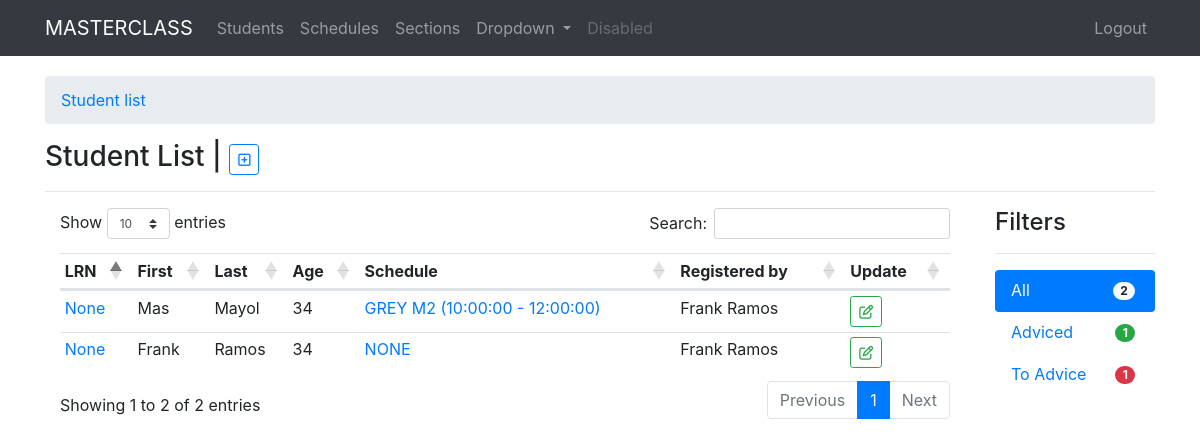
The app's page / (signed in), older data.
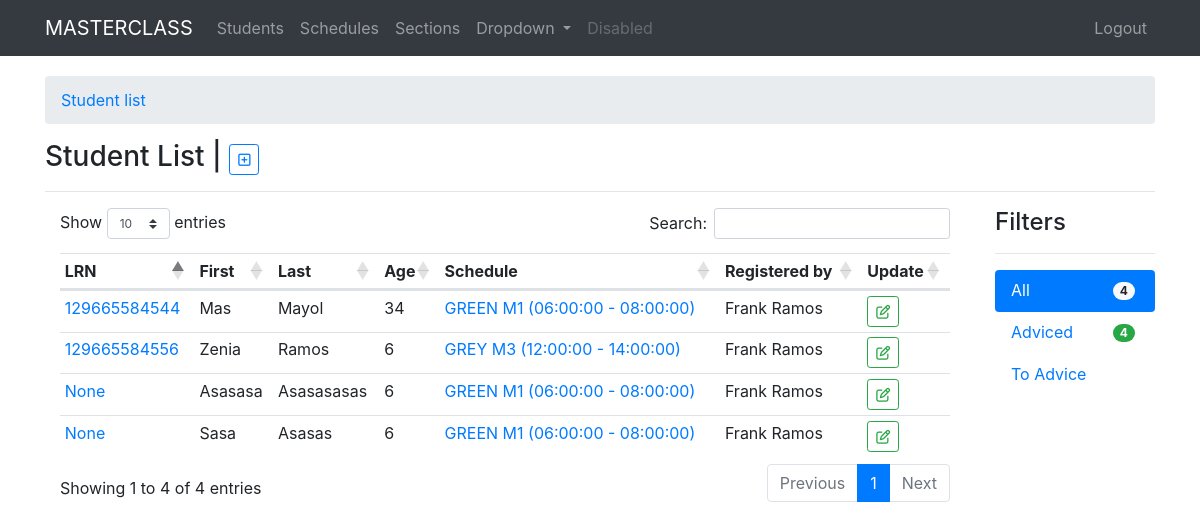
The same page, newer data.
### students/models.py (models this page shows, shortened)
class StudentName(models.Model):
    user = models.ForeignKey(User, on_delete=models.CASCADE, default=1)
    lrn = models.CharField(max_length=12, unique=True, blank=True, null=True)
    first_name = models.CharField(max_length=120)
    last_name = models.CharField(max_length=120)
    middle_name = models.CharField(max_length=120, blank=True)
    extension_name = models.CharField(max_length=10, blank=True)
    GENDER = [
    ('M', 'MALE'),
    ('F', 'FEMALE'),
    ]
    gender = models.CharField(max_length=6, choices=GENDER, blank=True, null=True)
    birth_date = models.DateField()
    school_status = models.ForeignKey(SchoolStatus, on_delete=models.CASCADE, verbose_name='schooling status', blank=True, null=True)
    schedule = models.ForeignKey(Schedule, on_delete=models.CASCADE, blank=True, null=True)
    advice = models.BooleanField(default=False)
    remarks = models.TextField(blank=True, null=True)
    image = models.ImageField(upload_to=user_directory_path, blank=True, null=True)
    timestamp = models.DateTimeField(auto_now_add=True)
    updated = models.DateTimeField(auto_now=True)
    class Meta:
        ordering = ['-timestamp',]
    def calculate_age(self):
        today = date.today()
        born = self.birth_date
        age = today.year - born.year - ((today.month, today.day) < (born.month, born.day))
        return age

### schedules/models.py (models this page shows, shortened)
class Schedule(models.Model):
    section = models.ForeignKey(Section, on_delete=models.CASCADE, blank=True, null=True)
    schedule_name = models.CharField(max_length=120, blank=True)
    start_time = models.TimeField()
    end_time = models.TimeField()
    def __str__(self):
        sched = "%s - %s"%(str(self.start_time),str(self.end_time))
        return "%s %s (%s)"%(self.section,self.schedule_name, sched)

### sections/models.py (models this page shows)
class Section(models.Model):
    adviser = models.ForeignKey(User, on_delete=models.CASCADE, default=1)
    section_name = models.CharField(max_length=120, unique=True)
    grade_level = models.CharField(max_length=60, choices=GRADE_LEVEL, blank=True,null=True)
    max_number = models.IntegerField(verbose_name="maximum number of students", default=0)
    student_counter = models.IntegerField(default=0)
    date_created = models.DateField(auto_now_add=True)
    date_updated = models.DateField(auto_now=True)
    def __str__(self):
        return self.section_name

### students/views.py (the view)
# urls.py: path('', views.my_list, name='list'),
@login_required()
def my_list(request):
	student_list = StudentName.objects.all()
	student_adviced = StudentName.objects.filter(advice=True)
	student_adviced_count = StudentName.objects.filter(advice=True).count()
	student_toadviced = StudentName.objects.filter(advice=False)
	student_toadviced_count = StudentName.objects.filter(advice=False).count()
	student_count = StudentName.objects.all().count()
	context = {
		"title": "my students",
		"studentlist": student_list,
		"studentadviced": student_adviced,
		"studenttoadviced": student_toadviced,
		"studentcount": student_count,
		"toadvicecount": student_toadviced_count,
		"studentadvicedcount": student_adviced_count,
	}
	return render(request, "students/student_list.html", context)

### templates/students/student_list.html (shortened to what this page needs)
{% extends 'base.html' %}
{% block content %}
<nav aria-label="breadcrumb">
  <ol class="breadcrumb">
    <li class="breadcrumb-item"><a href="{%url 'student:list'%}">Student list</a></li>
  </ol>
</nav>
<h3>{% if request.user.is_superuser %}Student List | <small class="text-muted"><a href="{%url 'student:add'%}" type="button" class="btn btn-outline-primary btn-sm myTooltip" data-toggle="tooltip" data-placement="right" title="Add student"><i class="far fa-plus-square"></i></a></small>{% else %} {{title|title}} {% endif %}</h3>
<hr>
{% if request.user.is_authenticated %}
  {% if request.user.is_superuser %}
  <div class="row">
    <div class="col-sm-10">
      <div class="tab-content" id="v-pills-tabContent">
        <div class="tab-pane fade show active" id="v-pills-home" role="tabpanel" aria-labelledby="v-pills-home-tab">
          <div class="col-sm-12">
            <table class="table table-hover table-sm myTable">
              <thead>
                <tr>
                  <th scope="col">LRN</th>
                  <th scope="col">First</th>
                  <th scope="col">Last</th>
                  <th scope="col">Age</th>
                  <th scope="col">Schedule</th>
                  <th scope="col">Registered by</th>
                  <th scope="col">Update</th>
                </tr>
              </thead>
              <tbody>
                {% for st in studentlist %}
                <tr>
                  <td><a href="{% url 'student:detail' pk=st.id %}" data-toggle="tooltip" data-placement="left" title="Student details" class="myTooltip">{{st.lrn}}</a></td>
                  <td>{{st.first_name|title}}</td>
                  <td>{{st.last_name|title}}</td>
                  <td>{{st.calculate_age}}</td>
                  <td><a href="{% url 'student:schedule' pk=st.id %}">{{st.schedule|upper}}</a></td>
                  <td>{{st.user.get_full_name|title}}</td>
                  <td><a href="{% if not st.schedule.section %}{%url 'student:schedule' pk=st.id%}{%else%}{% url 'student:update' pk=st.id %}{%endif%}" class="btn btn-outline-success btn-sm"><i class="far fa-edit"></i></a></td>
                </tr>
                {% endfor %}
              </tbody>
            </table>
          </div>
        </div>
      </div>
    </div>
    <div class="col-sm-2">
      <h4>Filters</h4>
      <hr>
      <div class="nav flex-column nav-pills" id="v-pills-tab" role="tablist" aria-orientation="vertical">
        <a class="nav-link active" id="v-pills-home-tab" data-toggle="pill" href="#v-pills-home" role="tab" aria-controls="v-pills-home" aria-selected="true">All <span class="badge badge-pill badge-light float-right m-1">{{studentcount}}</span></a>
        <a class="nav-link" id="v-pills-profile-tab" data-toggle="pill" href="#v-pills-profile" role="tab" aria-controls="v-pills-profile" aria-selected="false">Adviced <span class="badge badge-pill badge-success float-right m-1">{{studentadvicedcount}}</span></a>
        <a class="nav-link" id="v-pills-messages-tab" data-toggle="pill" href="#v-pills-messages" role="tab" aria-controls="v-pills-messages" aria-selected="false">To Advice {% if toadvicecount %}<span class="badge badge-pill badge-danger float-right m-1">{{toadvicecount}}{% endif %}</span></a>
      </div>
    </div>
  </div>
  {% endif %}
{% else %}
No data to display!
{% endif %}
{% endblock %}

### templates/base.html (shortened to what this page needs)
{% load static %}
<!doctype html>
<html lang="en">
  <head>
    <link rel="stylesheet" href="https://cdnjs.cloudflare.com/ajax/libs/twitter-bootstrap/4.1.3/css/bootstrap.css">
    <link rel="stylesheet" href="https://cdn.datatables.net/1.10.20/css/dataTables.bootstrap4.min.css">
  </head>
  <body>
    <nav class="navbar navbar-expand-lg navbar-dark bg-dark">
      <div class="container">
        <a class="navbar-brand" href="{% url 'student:list' %}">MASTERCLASS</a>
        <div class="collapse navbar-collapse" id="navbarSupportedContent">
            <ul class="navbar-nav mr-auto">
              <li class="nav-item">
                <a class="nav-link" href="{% url 'student:list' %}">Students <span class="sr-only">(current)</span></a>
              </li>
              <li class="nav-item">
                <a class="nav-link" href="{% url 'schedule:list' %}">Schedules</a>
              </li>
              <li class="nav-item">
                <a class="nav-link" href="{% url 'section:list' %}">Sections</a>
              </li>
              <li class="nav-item dropdown">
                <a class="nav-link dropdown-toggle" href="#" id="navbarDropdown" role="button" data-toggle="dropdown" aria-haspopup="true" aria-expanded="false">
                  Dropdown
                </a>
              </li>
              <li class="nav-item">
                <a class="nav-link disabled" href="#" tabindex="-1" aria-disabled="true">Disabled</a>
              </li>
            </ul>
            <ul class="navbar-nav mr-0">
              {% if not request.user.is_authenticated %}
              <li class="nav-item">
                <a class="nav-link" href="{% url 'main:login' %}">Login</a>
              </li>
              {% else %}
              <li class="nav-item">
                <a class="nav-link" href="{% url 'main:logout' %}">Logout</a>
              </li>
              {% endif %}
            </ul>
        </div>
      </div>
    </nav>
    <div class="container" style="margin-top: 20px;">
        {% block content %}
        {% endblock %}
    </div>
  </body>
</html>

Row changes from the older to the newer data that the page shows:
removed StudentName: lrn "None", first_name "Frank", last_name "Ramos", calculate_age "34", schedule "NONE", user.get_full_name "Frank Ramos"
added StudentName: lrn "None", first_name "Asasasa", last_name "Asasasasas", calculate_age "6", schedule "GREEN M1 (06:00:00 - 08:00:00)", user.get_full_name "Frank Ramos"
added StudentName: lrn "None", first_name "Sasa", last_name "Asasas", calculate_age "6", schedule "GREEN M1 (06:00:00 - 08:00:00)", user.get_full_name "Frank Ramos"
added StudentName: lrn "129665584556", first_name "Zenia", last_name "Ramos", calculate_age "6", schedule "GREY M3 (12:00:00 - 14:00:00)", user.get_full_name "Frank Ramos"
changed StudentName "Mas": lrn "None" → "129665584544"; schedule "GREY M2 (10:00:00 - 12:00:00)" → "GREEN M1 (06:00:00 - 08:00:00)"
Text that changed along with them:
text written by a page script: "Show entries Search: Showing 1 to 2 of 2 entries Previous 1 Next" → "Show entries Search: Showing 1 to 4 of 4 entries Previous 1 Next"
{{ studentcount }}: "2" → "4"
{{ studentadvicedcount }}: "1" → "4"
{{ toadvicecount }}: "1" → (not shown)
